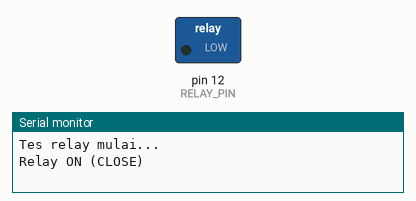
Recording of a sketch running on a simulated Arduino Uno, built with avr-gcc and run on an emulated ATmega328P. On the bench: switched loads named in the sketch (green lamp = pin HIGH), the last lines printed to the serial monitor.

Above: at 1.5 s.
At 4.5 s:
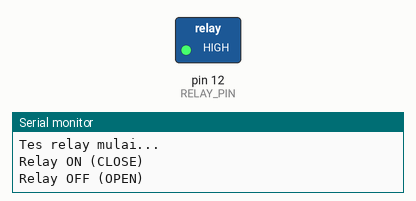
Timing chart, 0 to 7.8 s (numbered marks = the images above):
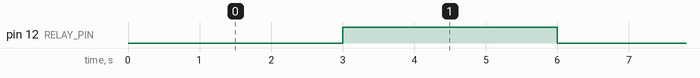

The sketch:

RelayAndKipasTest.ino
```cpp
#define RELAY_PIN 12

void setup() {
  pinMode(RELAY_PIN, OUTPUT);
  Serial.begin(115200);
  Serial.println("Tes relay mulai...");
  digitalWrite(RELAY_PIN, HIGH); // Pastikan relay mati saat awal
}

void loop() {
  Serial.println("Relay ON (CLOSE)");
  digitalWrite(RELAY_PIN, LOW);  // Aktifkan relay
  delay(3000);

  Serial.println("Relay OFF (OPEN)");
  digitalWrite(RELAY_PIN, HIGH); // Nonaktifkan relay
  delay(3000);
}

//
//int lampu=12;
//
//void setup(){
//  Serial.begin(9600);
//  pinMode(lampu,OUTPUT);
//}
//
//void loop(){
//  digitalWrite(lampu, HIGH);
//  delay(5000);
//  digitalWrite(lampu,LOW);
//  delay(2000);
//}
```

Measured:
- by itself, pin 12 (RELAY_PIN): alternates HIGH for 3.0 s and LOW for 3.0 s
